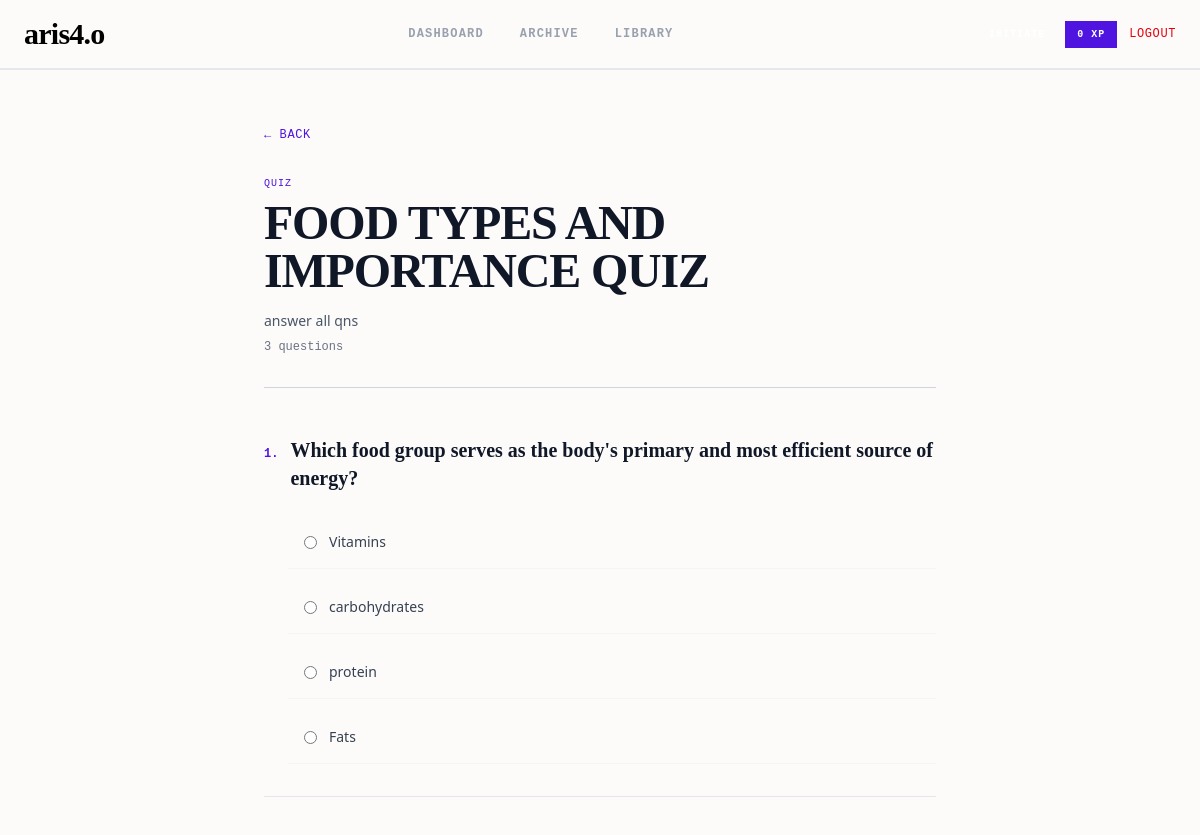
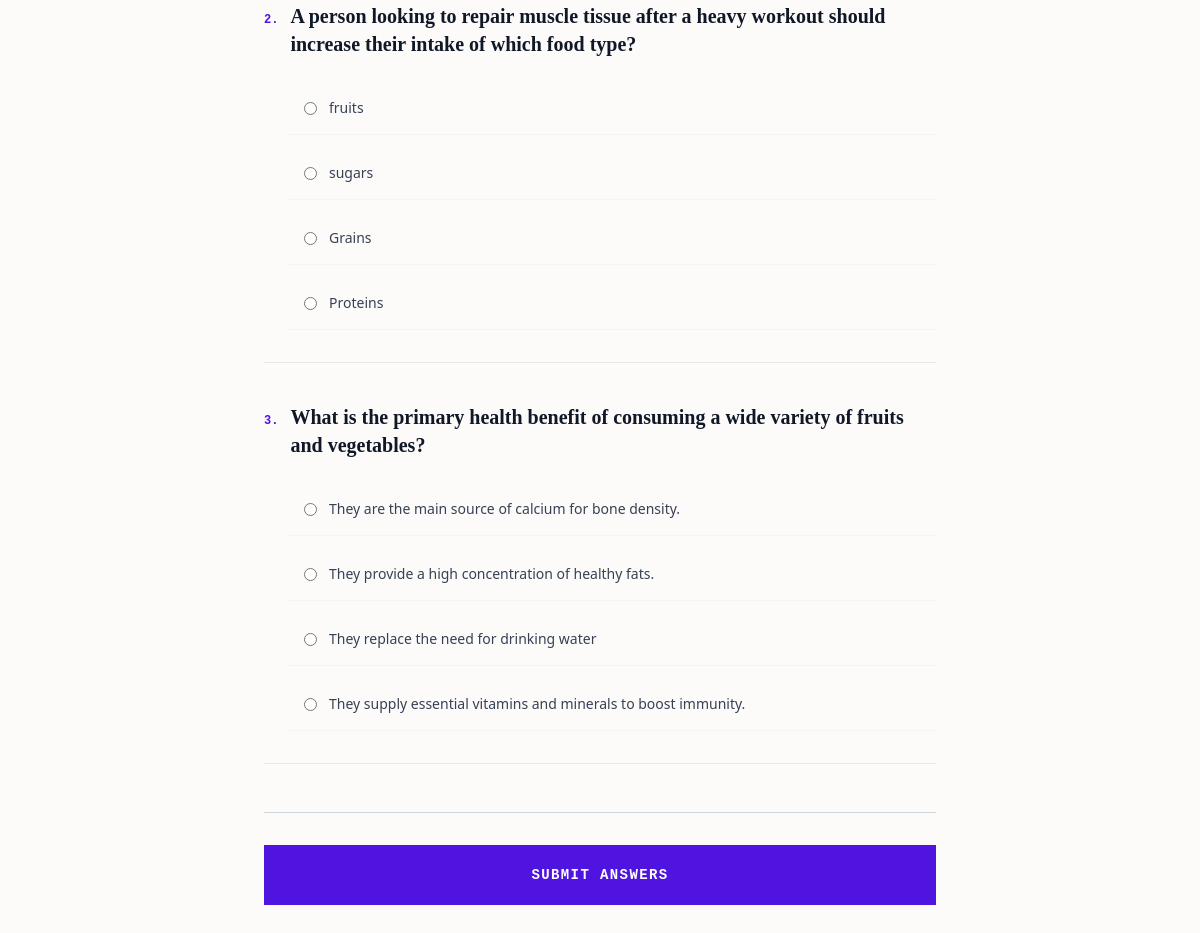
The page /quiz/6/take/ (signed in) on the database its author committed (2 pictures, top to bottom).
### accounts/models.py (models this page shows, shortened)
class Quiz(models.Model):
    title = models.CharField(max_length=255)
    description = models.TextField(blank=True, null=True)
    creator = models.ForeignKey(User, on_delete=models.CASCADE, limit_choices_to={'role': 'instructor'}, related_name='created_quizzes')
    academic_class = models.ForeignKey(AcademicClass, on_delete=models.CASCADE, related_name='quizzes', null=True, blank=True)
    module = models.ForeignKey(Module, on_delete=models.CASCADE, related_name='quizzes', null=True, blank=True)
    created_at = models.DateTimeField(auto_now_add=True)

class Question(models.Model):
    quiz = models.ForeignKey(Quiz, on_delete=models.CASCADE, related_name='questions')
    text = models.TextField()
    order = models.IntegerField(default=0)
    class Meta:
        ordering = ['order']

class Choice(models.Model):
    question = models.ForeignKey(Question, on_delete=models.CASCADE, related_name='choices')
    text = models.CharField(max_length=255)
    is_correct = models.BooleanField(default=False)
    order = models.IntegerField(default=0)
    class Meta:
        ordering = ['order']

### accounts/views.py (the view, shortened to what this page needs)
# urls.py: path('quiz/<int:quiz_id>/take/', views.student_take_quiz_view, name='student_take_quiz'),
@login_required
def student_take_quiz_view(request, quiz_id):
    if request.user.role != 'student':
        return redirect('home')
    quiz = get_object_or_404(Quiz, id=quiz_id)
    existing = StudentQuizSubmission.objects.filter(student=request.user, quiz=quiz).first()
    if existing:
        return redirect('student_quiz_result', quiz_id=quiz_id)
    questions = list(quiz.questions.prefetch_related('choices').all())
    for q in questions:
        q.shuffled_choices = list(q.choices.all())
        random.shuffle(q.shuffled_choices)
    return render(request, 'student_take_quiz.html', {'quiz': quiz, 'questions': questions})

### accounts/context_processors.py (called while the page is built, shortened)
def user_tier_context(request):
    ctx = {}
    if request.user.is_authenticated:
        user = request.user
        role = user.role
        if role == 'student':
            xp = getattr(user, 'xp', 0) or 0
            level, tier_title, _, _ = get_tier_info(xp)
            xp_ctx = build_xp_context(xp)
            ctx['user_tier'] = {
                'level': level,
                'title': tier_title,
                'xp': xp,
                'xp_percentage': xp_ctx['xp_percentage'],
                'xp_to_next': xp_ctx['xp_to_next'],
                'role': role,
                'tier_color_class': TIER_COLORS.get(tier_title, 'bg-gray-600 text-white'),
            }
    return ctx

### accounts/tiers.py (called while the page is built)
def get_tier_info(xp):
    if xp < 500:
        return (1, 'Initiate', 0, 500)
    elif xp < 1500:
        return (2, 'Scholar', 500, 1500)
    elif xp < 3000:
        return (3, 'Alpha Vanguard', 1500, 3000)
    elif xp < 5000:
        return (4, 'Elite Scholar', 3000, 5000)
    else:
        level = 5 + (xp - 5000) // 3000
        rmin = 5000 + ((xp - 5000) // 3000) * 3000
        rmax = rmin + 3000
        return (level, 'Grandmaster', rmin, rmax)

def build_xp_context(current_xp):
    base_level, tier_title, level_range_min, level_range_max = get_tier_info(current_xp)
    total_in_tier = level_range_max - level_range_min
    progress_in_tier = current_xp - level_range_min
    xp_percentage = int((progress_in_tier / total_in_tier) * 100) if total_in_tier > 0 else 100
    xp_to_next = max(0, level_range_max - current_xp)
    return {
        'current_level': base_level,
        'tier_title': tier_title,
        'xp_percentage': min(100, max(0, xp_percentage)),
        'xp_to_next': xp_to_next,
    }

### accounts/templates/student_take_quiz.html (shortened to what this page needs)
{% extends 'base.html' %}
{% block content %}
<main class="max-w-[800px] mx-auto px-5 md:px-16 py-12 pb-32">
  <div class="mb-8">
    <a href="javascript:history.back()" class="font-mono text-xs text-[#4f14e0] hover:underline uppercase tracking-wider">
      &larr; BACK
    </a>
  </div>
  <header class="mb-12 pb-8 border-b border-gray-300">
    <span class="font-mono text-[10px] text-[#4f14e0] uppercase tracking-widest block mb-2">QUIZ</span>
    <h1 class="font-serif text-4xl md:text-5xl mb-4 font-black tracking-tight leading-none text-gray-900 uppercase">
      {{ quiz.title }}
    </h1>
    {% if quiz.description %}
    <p class="text-sm text-gray-600">{{ quiz.description }}</p>
    {% endif %}
    <p class="font-mono text-xs text-gray-500 mt-2">{{ questions|length }} question{{ questions|length|pluralize }}</p>
  </header>
  <form method="POST">
    <div class="space-y-10">
      {% for question in questions %}
      <div class="pb-8 border-b border-gray-200">
        <div class="flex items-baseline gap-3 mb-6">
          <span class="font-mono text-xs text-[#4f14e0] font-bold">{{ forloop.counter }}.</span>
          <p class="font-serif text-xl font-bold text-gray-900">{{ question.text }}</p>
        </div>
        <div class="space-y-3 pl-6">
          {% for choice in question.shuffled_choices %}
          <label class="flex items-start gap-3 p-4 border-b border-gray-100 hover:bg-gray-50 transition-colors cursor-pointer">
            <input type="radio" name="question_{{ question.id }}" value="{{ choice.id }}" required class="mt-1 shrink-0">
            <span class="text-sm text-gray-700">{{ choice.text }}</span>
          </label>
          {% endfor %}
        </div>
      </div>
      {% endfor %}
    </div>
    <div class="mt-12 pt-8 border-t border-gray-300">
      <button type="submit" class="w-full bg-[#4f14e0] text-white py-5 font-mono text-sm font-bold uppercase tracking-widest hover:bg-gray-900 transition-colors">
        SUBMIT ANSWERS
      </button>
    </div>
  </form>
</main>
{% endblock %}

### rows shown on the page
Quiz: title "FOOD TYPES AND IMPORTANCE QUIZ", description "answer all qns"
Question: text "Which food group serves as the body's primary and most efficient source of energy?"
Choice: text "Vitamins"
Choice: text "carbohydrates"
Choice: text "protein"
Choice: text "Fats"
Question: text "A person looking to repair muscle tissue after a heavy workout should increase their intake of which food type?"
Choice: text "fruits"
Choice: text "sugars"
Choice: text "Grains"
Choice: text "Proteins"
Question: text "What is the primary health benefit of consuming a wide variety of fruits and vegetables?"
Choice: text "They are the main source of calcium for bone density."
Choice: text "They provide a high concentration of healthy fats."
Choice: text "They replace the need for drinking water"
Choice: text "They supply essential vitamins and minerals to boost immunity."

### other values the page prints
{{ user_tier.xp }} "0"
{{ questions|length }} "3"
